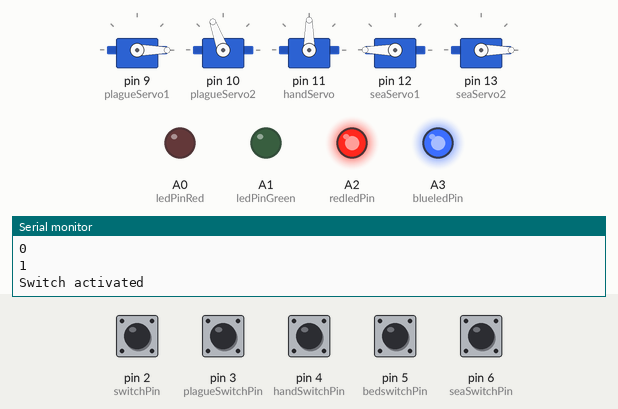
Recording of a sketch running on a simulated Arduino Uno, built with avr-gcc and run on an emulated ATmega328P. Parts: 5 × servo, output pins drawn as LEDs (lit = HIGH), the last lines printed to the serial monitor. The inputs (shaded band) are chosen by the test bench; at power-on: pin 3 (plagueSwitchPin), pin 4 (handSwitchPin), pin 6 (seaSwitchPin) HIGH, pin 2 (switchPin), pin 5 (bedswitchPin) LOW.

Above: at 1.2 s.
1.3 s: pin 2 (switchPin) pulled HIGH for 0.15 s
At 1.39 s:
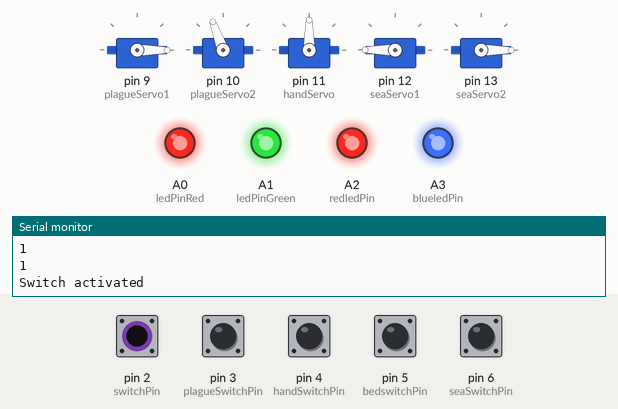
2.9 s: pin 3 (plagueSwitchPin) pulled LOW for 0.15 s
At 3.01 s:
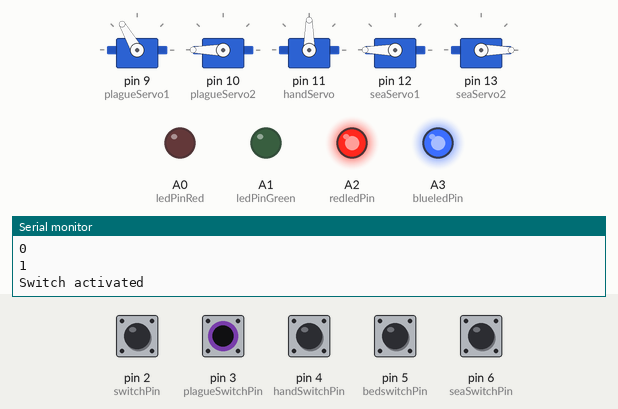
4.5 s: pin 5 (bedswitchPin) pulled HIGH for 0.15 s
At 4.58 s:
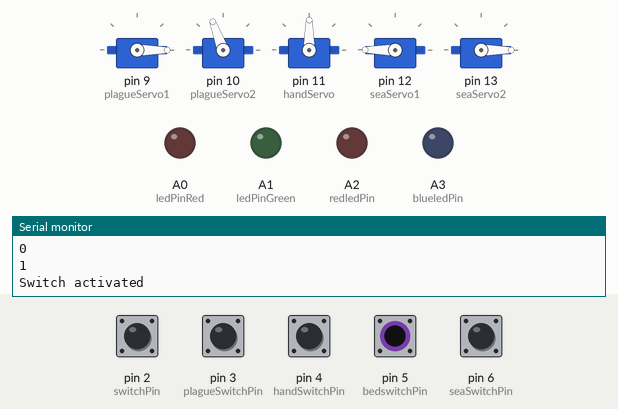
6.1 s: pin 6 (seaSwitchPin) pulled LOW for 0.15 s
At 6.21 s:
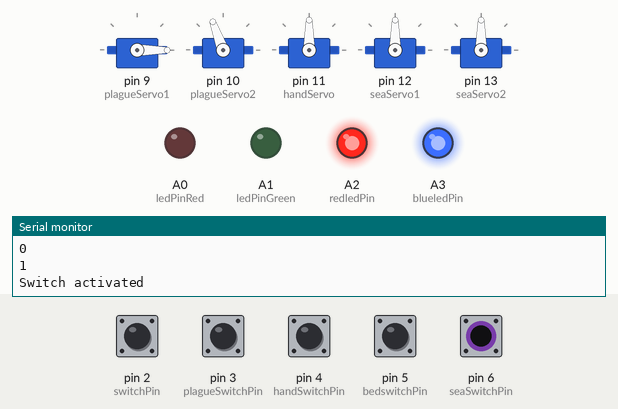
7.7 s: pin 2 (switchPin) driven HIGH and pin 3 (plagueSwitchPin) driven LOW
At 8.6 s:
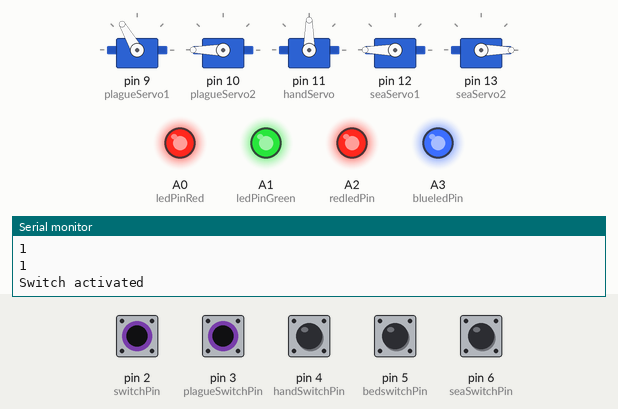
9.2 s: pin 5 (bedswitchPin) pulled HIGH for 1 s
At 10.0 s:
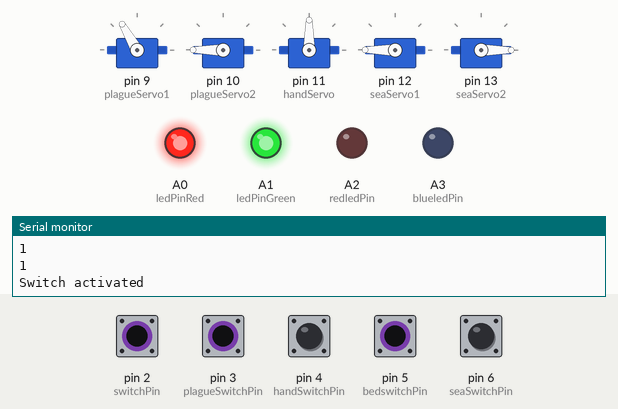
Timing chart, 0 to 12.2 s (numbered marks = the images above; inputs shaded):
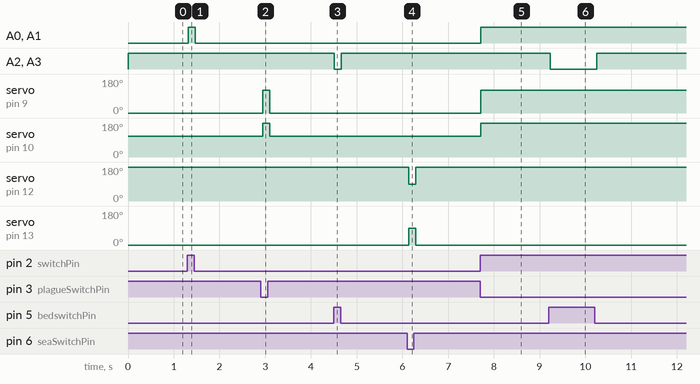

Measured:
- after the input at 1.3 s, A0 (ledPinRed), A1 (ledPinGreen): LOW → HIGH at once, → LOW 0.15 s later
- after the input at 2.9 s, servo on pin 9 (plagueServo1): 0° → 120° at once, → 0° 0.15 s later; servo on pin 10 (plagueServo2): 110° → 180° at once, → 110° 0.15 s later
- after the input at 4.5 s, A2 (redledPin), A3 (blueledPin): HIGH → LOW at once, → HIGH 0.15 s later
- after the input at 6.1 s, servo on pin 12 (seaServo1): 180° → 90° at once, → 180° 0.15 s later; servo on pin 13 (seaServo2): 0° → 90° at once, → 0° 0.15 s later
- after the input at 7.7 s, A0 (ledPinRed), A1 (ledPinGreen): LOW → HIGH at once; servo on pin 9 (plagueServo1): 0° → 120° at once; servo on pin 10 (plagueServo2): 110° → 180° at once
- after the input at 9.2 s, A2 (redledPin), A3 (blueledPin): HIGH → LOW at once, → HIGH 1.0 s later

The sketch:

allSequence_project2.ino
```cpp
// The Prince of Egypt
// Team Name: The Plague Doctors
// Team Members: Nova Cano, Paulina Mroue
// Description: In this program, we have all five interactions, with LEDs, Servos, and switches to present the interactions.

// Black wires are for ground
// Red wires are for power
// Yellow wires are for servos
// Green wires are for LEDs (LED wires go into the analog pins)
// Blue wires are for switches

// Code is ordered by the sequence of events in the enclosure.

#include <Servo.h>

// VARIABLES
// For Sequence 1: A switch, switch state, and two LED pins so that a yellow light can be made
const int switchPin = 2;
const int ledPinRed = A0;
const int ledPinGreen = A1;
int switchState = 0;

// For Sequence 2: A switch, switch state, and two 180 servos
Servo plagueServo1;
Servo plagueServo2;
const int plagueSwitchPin = 3;
int plagueSwitchState = 0;

// For Sequence 3: A switch, switch state, and one 180 servo. There are also bool variables to check if the servo was activated.
Servo handServo;
const int handSwitchPin = 4;
const int handServoPos = 0;
int handSwitchState = 0;
int previousHandSwitchState = 90;
bool servoTurned = false;

// For Sequence 4: A switch, switch state, and two LEDs so a purple light can be made. There is also a bool variable to check if the previous sequence was activated.
bool handFallen = false;
const int redledPin = A2;
const int blueledPin = A3;
const int bedswitchPin = 5;

// For Sequence 5: A switch, switch state, and two 360 Servos
Servo seaServo1;
Servo seaServo2;
const int seaSwitchPin = 6;
int seaSwitchState = 0;

// SETUP
void setup() {
  // put your setup code here, to run once:
  Serial.begin(9600); // For debugging

  // For Sequence 1:
  pinMode(ledPinRed, OUTPUT);
  pinMode(ledPinGreen, OUTPUT);
  pinMode(switchPin, INPUT);

  // For Sequence 2:
  plagueServo1.attach(9) ;
  plagueServo2.attach(10);
  pinMode(plagueSwitchPin, INPUT);
  plagueServo1.write(0);
  plagueServo2.write(0);

  // For Sequence 3:
  handServo.attach(11);
  pinMode(handSwitchPin, INPUT);
  handServo.write(0);

  // For Sequence 4:
  pinMode(redledPin, OUTPUT);
  pinMode(blueledPin, OUTPUT);
  pinMode(bedswitchPin, INPUT);

  // For Sequence 5:
  seaServo1.attach(12);
  seaServo2.attach(13);
  pinMode(seaSwitchPin, INPUT_PULLUP);
  seaServo1.write(0);
  seaServo2.write(180);
}

// LOOP
void loop() {

  // For Sequence 1: A switch connected to Moses's staff activates to light up an LED behind him and Ramses.
  switchState = digitalRead(switchPin);
  Serial.println(switchState);
  if(switchState == HIGH) {
    digitalWrite(ledPinRed, HIGH);
    digitalWrite(ledPinGreen, HIGH);
    analogWrite(ledPinGreen, 135);
    analogWrite(ledPinRed, 155);
  }
  else {
    digitalWrite(ledPinRed, LOW);
    digitalWrite(ledPinGreen, LOW);
  }

  // For Sequence 2: A switch is deactivated in this case so that the frogs from the 10 plagues swoop into the scene when the statue's head falls.
  plagueSwitchState = digitalRead(plagueSwitchPin);
  // Coded so that the servos activate when the switch is no longer being pressed down on.
  if(plagueSwitchState == LOW) {
    plagueServo1.write(120);
    plagueServo2.write(180);
  }
  else {
    plagueServo1.write(0);
    plagueServo2.write(110);
  }

  // For Sequence 3: A switch is pressed to activate a 180 servo that drops Ramses' son's hand to the ground. Once the switch activates, the servo cannot turn back afterwards.
  handSwitchState = digitalRead(handSwitchPin);
  Serial.println(handSwitchState);
  if(handSwitchState != previousHandSwitchState) {
    if(handSwitchState == HIGH) {
      Serial.println("Switch activated");
      handServo.write(90);
      servoTurned = true;
      handFallen = true;
      // Sequence 4 cannot work properly until sequence 3 activates. The hand falling triggers the purple LED to activate.
    }
  }

  // For Sequence 4: A switch is pressed to deactivate the purple LED above the scene. This sequence only works after sequence 3 is activated; otherwise, the LED stays off.
  if(handFallen) {
    int bedswitchState = digitalRead(bedswitchPin);
      if(bedswitchState == HIGH) {
        digitalWrite(redledPin, LOW);
        digitalWrite(blueledPin, LOW);
      }
      else {
        digitalWrite(redledPin, HIGH);
        digitalWrite(blueledPin, HIGH);
        analogWrite(redledPin, 255);
        analogWrite(blueledPin, 255);
      }
  }

  // For Sequence 5: A switch is pressed to activate 360 Servos that split open the Red Sea.
  seaSwitchState = digitalRead(seaSwitchPin);
  if(seaSwitchState == LOW) {
    seaServo1.write(90);
    seaServo2.write(90);
  }
  else {
    seaServo1.write(180);
    seaServo2.write(0);
  }
  delay(50);

}
```
